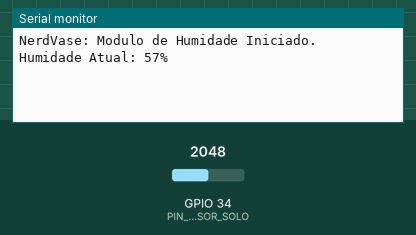
Bench run of a sketch on a simulated ESP32. On the bench: the last lines printed to the serial monitor. The test bench sets the inputs (shaded band); at power-on: GPIO 34 (PIN_SENSOR_SOLO) = 2048.

Above: at 1.2 s.
1.3 s: GPIO 34 (PIN_SENSOR_SOLO) set to 2364
At 2.6 s:
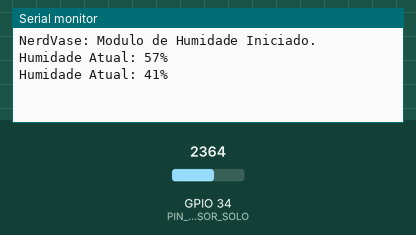
2.8 s: GPIO 34 (PIN_SENSOR_SOLO) set to 2456
At 4.4 s:
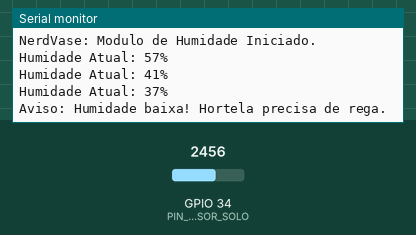
Timing chart, 0 to 5.9 s (numbered marks = the images above; inputs shaded):
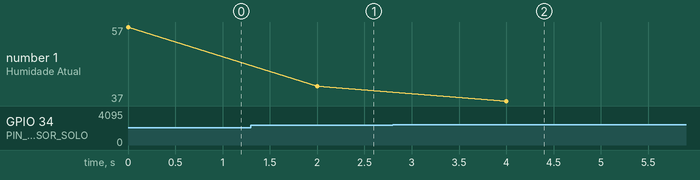

The sketch:

main.ino
```cpp
#include "HWSensor.h"


const int PIN_SENSOR_SOLO = 34;
const int LIMITE_REGA_HORTELA = 40; // Hortelã precisa de muita água

// Instancia o sensor com os valores de calibração (12 bits)
HWSensor solo(PIN_SENSOR_SOLO, 3200, 1200);

void setup() {
  Serial.begin(115200);
  solo.begin();
  Serial.println("NerdVase: Modulo de Humidade Iniciado.");
}

void loop() {
  int humidade = solo.lerPercentagem();

  Serial.print("Humidade Atual: ");
  Serial.print(humidade);
  Serial.println("%");

  // Lógica modular
  if (solo.precisaRega(LIMITE_REGA_HORTELA)) {
    Serial.println("Aviso: Humidade baixa! Hortela precisa de rega.");
  }

  delay(2000); // Intervalo de leitura
}
```

HWSensor.h
```cpp
#ifndef HWSENSOR_H
#define HWSENSOR_H

#include <Arduino.h>

class HWSensor {
  private:
    int _pin;
    int _seco;
    int _humido;

  public:
    // Construtor atualizado para aceitar calibração
    HWSensor(int pin, int seco = 3200, int humido = 1200) {
      _pin = pin;
      _seco = seco;
      _humido = humido;
    }

    void begin() {
      pinMode(_pin, INPUT);
    }

    int lerPercentagem() {
      int raw = analogRead(_pin);
      // Mapeia o valor bruto para 0-100%
      int p = map(raw, _seco, _humido, 0, 100);
      return constrain(p, 0, 100);
    }

    // Verifica se a planta precisa de água
    bool precisaRega(int threshold) {
      return (lerPercentagem() < threshold);
    }
};

#endif
```

Measured:
- the behaviour switches between 2400 and 2401 on GPIO 34 (PIN_SENSOR_SOLO) (found by bisection; images 1 and 2)
- after the input at 1.3 s, the serial monitor: prints a new line after 0.70 s (image 1)
- after the input at 2.8 s, the serial monitor: prints a new line after 1.2 s (image 2)
- plotted number 1: 57 → 41 after the input at 1.3 s, 41 → 37 after the input at 2.8 s
